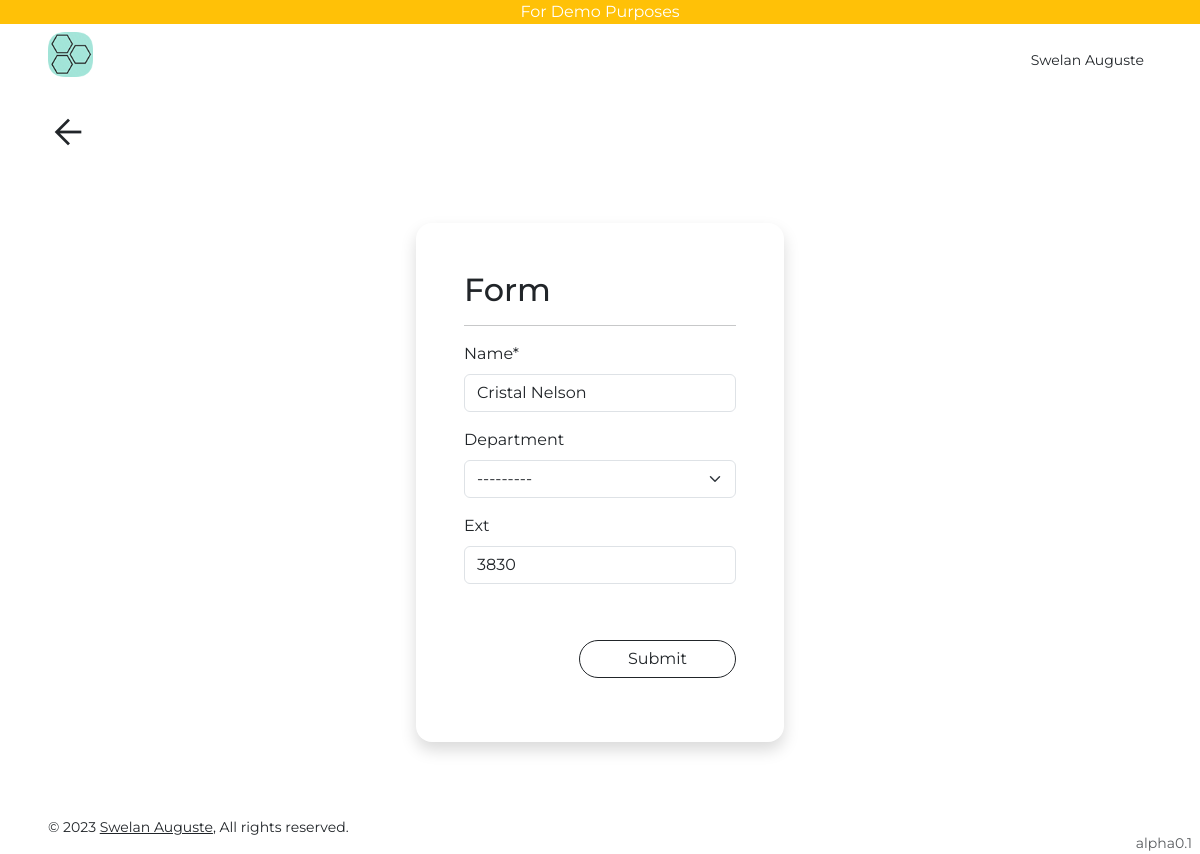
The page /employee/update/1/ (signed in) on the database its author committed.
### users/models.py (models this page shows, shortened)
class User(AbstractUser):
    is_viewer = models.BooleanField(default=True)
    is_admin = models.BooleanField(default=False)

class Profile(models.Model):
    user = models.OneToOneField(User, on_delete=models.CASCADE, related_name="profile")
    uid = models.UUIDField(default=uuid.uuid4, editable=False, unique=True)
    first_name = models.CharField(max_length=255)
    last_name = models.CharField(max_length=255, blank=True)
    slug = models.SlugField(max_length=255, blank=True)
    phone = models.TextField(null=True, default="+1")
    phone1 = models.TextField(blank=True)
    bio = models.TextField(blank=True)
    def get_absolute_url(self):
        return reverse("profile", kwargs={"slug": self.slug})
    def __str__(self) -> str:
        if self.first_name and self.last_name:
            return f"{self.first_name} {self.last_name}"
        return self.user.email

### inventory/models.py (models this page shows, shortened)
class Employee(models.Model):
    name = models.CharField(max_length=255)
    dept = models.ForeignKey(
        Department,
        on_delete=models.CASCADE,
        null=True,
        blank=True,
        verbose_name="department",
    )
    ext = models.CharField(max_length=20, null=True, blank=True)
    class Meta:
        ordering = ("name",)

### inventory/views.py (the view)
class EmployeeUpdateView(SuccessMessageMixin, UpdateView):
    model = Employee
    fields = "__all__"
    success_message = "%(name)s was updated successfully"

### templates/inventory/employee_form.html (shortened to what this page needs)
{% extends 'base.html' %}
{% load crispy_forms_tags %}
{% block content %}
{% include 'go_back.html' %}
<form action=""
    enctype="multipart/form-data"
    method="post">
    <div class="col-lg-4 mx-auto mt-5 shadow rounded-4 p-5">
        <h2>Form</h2>
        <hr>
        {{form|crispy}}
        <br>
        <div class="my-3 text-end">
            <button class="btn btn-outline-dark rounded-pill px-5"
                type="submit">Submit</button>
        </div>
    </div>
</form>
{% endblock content %}

### templates/navbar.html (shortened to what this page needs)
{% load static %}
<div class="w-100 bg-warning text-center text-white">For Demo Purposes</div>
<nav class="row sticky-top bg-white">
    <div class="col">
        <div class="d-flex py-lg-2 px-lg-5 p-3 bg-white">
            <a class="h3 text-decoration-none text-dark fw-bold me-4"
                href="/">
            <img height="45rem" src="{% static 'images/favicon.ico' %}" alt=""></a>
        </div>
    </div>
    <div class="col">
        <div class="d-flex py-lg-4 px-lg-5 p-3 bg-white justify-content-end">
            {% if request.user.is_authenticated %}
            <div class="dropdown me-2">
                <a class="text-decoration-none text-dark bg-transparent border-0 small p-0 m-0"
                    type="button"
                    data-bs-toggle="dropdown"
                    aria-expanded="false">
                    <span>{{request.user.profile}}</span>
                </a>
            </div>
            {% else %}
            <a class="text-dark"
                href="{% url 'account_login' %}">Sign in</a></li>
            {% endif %}
        </div>
    </div>
</nav>

### static/css/styles.css (style rules this page uses)
html, body { font-family: 'Montserrat', sans-serif; }
body { min-height: 100vh; min-height: -webkit-fill-available; }
html { height: -webkit-fill-available; }

### rows shown on the page
User: user.profile "Swelan Auguste"
Employee: name "Cristal Nelson", dept "---------", ext "3830"
